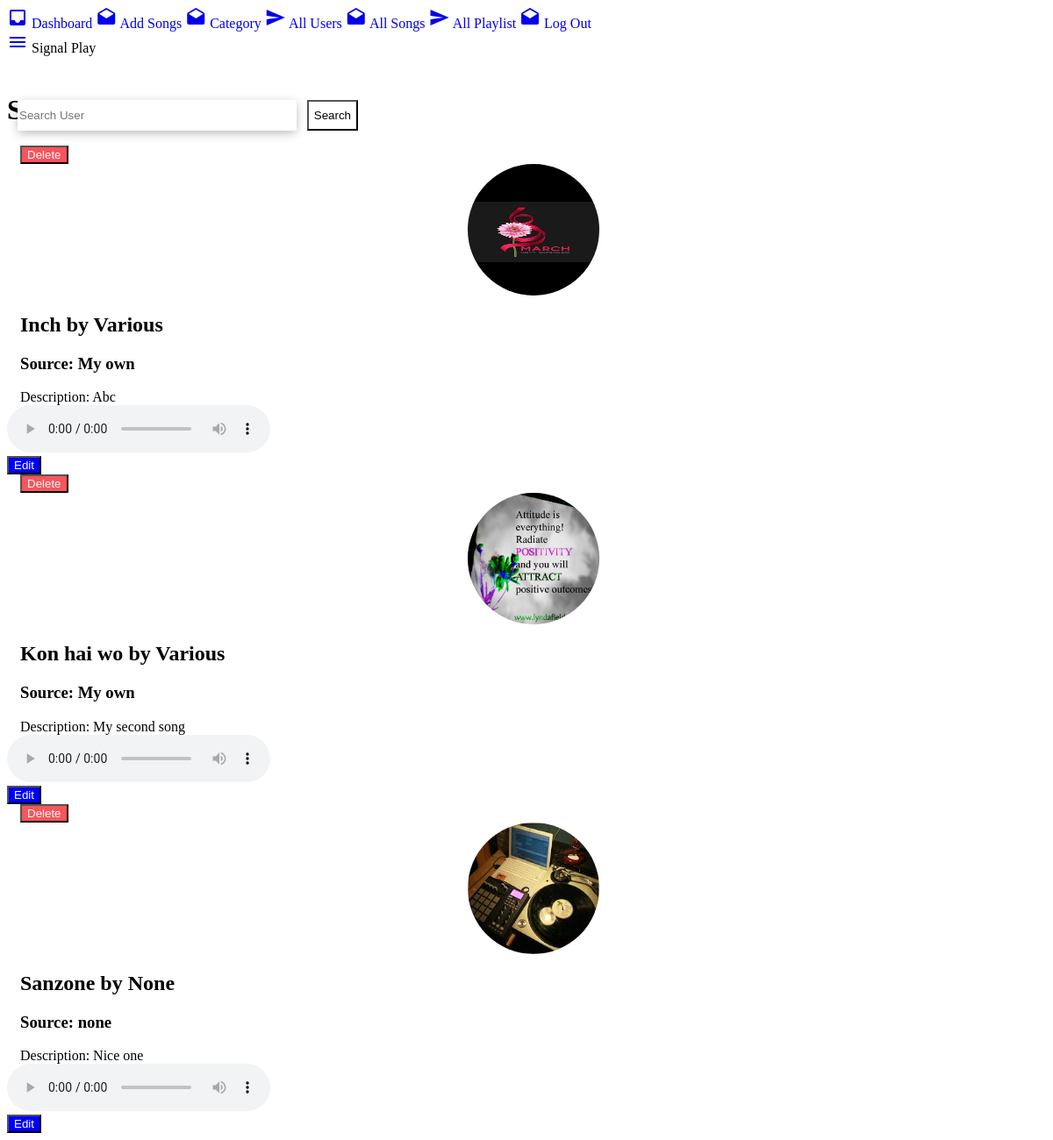
Page /admin/viewDetailUser.php?viewDetails=31 (signed in) on the committed database.
### tables this page shows
CREATE TABLE `songs` (
  `sId` int(3) NOT NULL,
  `uId` int(3) NOT NULL,
  `sSong` text NOT NULL,
  `sTitle` varchar(256) NOT NULL,
  `sArtist` varchar(256) NOT NULL,
  `sImage` text NOT NULL,
  `sSource` text NOT NULL,
  `sDescription` varchar(256) NOT NULL,
  `sDuration` varchar(256) NOT NULL
);

### admin/viewDetailUser.php (the view, shortened to what this page needs)
<?php
if(isset($_GET['viewDetails'])){
	$the_user_id = $_GET['viewDetails'];
}
include "db.php";
$query = "SELECT * FROM users WHERE uId = '$the_user_id'";
$select_user= mysqli_query($con,$query);
$rowcount1=mysqli_num_rows($select_user);
if ($rowcount1 != 0) {
	while($row1 = mysqli_fetch_assoc($select_user)){
		$uFirstName = $row1['uFirstName'];
		$uLastName = $row1['uLastName'];
	}
}
?>
<!DOCTYPE html>
<html>
<head>
	<link rel="stylesheet" type="text/css" href="https://unpkg.com/material-components-web@latest/dist/material-components-web.min.css">
	<link rel="stylesheet" href="./css/style.css">
	<link rel="stylesheet" type="text/css" href="../user/css/searchBox.css">
</head>
<body>
	<?php include "header.php"; ?>
	<div class="mdc-drawer-app-content">
		<?php include "navbar.php";  ?>
		<main class="main-content" id="main-content" style="margin-top: 50px;">
			<div class="mdc-top-app-bar--fixed-adjust">
				<h1>Songs by <?php echo $uFirstName . " " . $uLastName; ?>!</h1>
				<div class="mdc-layout-grid">
					<div class="mdc-layout-grid__inner">
						<?php
						$query = "SELECT * FROM songs WHERE uId = '$the_user_id'";
						$select_songs= mysqli_query($con,$query);
						$rowcount=mysqli_num_rows($select_songs);
						if ($rowcount != 0) {
							while($row = mysqli_fetch_assoc($select_songs)){
								$sId = $row['sId'];
								$sSong = $row['sSong'];
								$sTitle = $row['sTitle'];
								$sArtist = $row['sArtist'];
								$sImage = $row['sImage'];
								$sSource = $row['sSource'];
								$sDescription = $row['sDescription'];
								?>
								<div class="mdc-layout-grid__cell--span-4">
									<div class="mdc-card demo-card">
										<div class="mdc-card__primary-action demo-card__primary-action contentCard" tabindex="0">
											<div class="mdc-card__media mdc-card__media--8-3 demo-card__media userProfilePic">
												<?php
												echo "<a href='allSongs.php?deleteSong=$sId' onClick=\"javascript: return confirm('Are you sure you want to delete?');\"><button class='mdc-button mdc-card__action mdc-card__action--button blockButton ' style='background-color:#fb535b!important;'>Delete</button></a>";
												?>
												<img src="<?php echo $sImage; ?>" width="150px" height="150px">
											</div>
											<div class="demo-card__primary">
												<h2 class="demo-card__title mdc-typography mdc-typography--headline6"><?php echo $sTitle . " " . "by " . $sArtist ;?></h2>
												<h3 class="demo-card__subtitle mdc-typography mdc-typography--subtitle2">Source:  <?php echo $sSource; ?></h3>
											</div>
											<div class="demo-card__secondary mdc-typography mdc-typography--body2">
												Description: <?php echo $sDescription; ?>
											</div>
										</div>
										<div class="mdc-card__actions">
											<div class="mdc-card__action-buttons actionBlock">
												<audio controls style="padding-right: 5px;">
													<source id="audioSTARTMP3" src="<?php echo $sSong; ?>" type="audio/mpeg">
													</audio>
												</div>
												<?php
												echo "<a href='editSong.php?editSong=$sId'><button class='mdc-button mdc-card__action mdc-card__action--button blockButton'>Edit</button></a>";
												?>
											</div>
										</div>
									</div>
									<?php
								}
							}else{
								?>
								<div class="mdc-layout-grid__cell--span-4">
									<h3>No Songs uploaded by <?php echo $uFirstName . " " . $uLastName; ?>!</h3>
								</div>
								<?php
							}
							?>
						</div>
					</div>
				</div>
			</main>
		</div>
	</body>
	</html>

### admin/css/style.css (style rules this page uses)
.mdc-drawer-app-content { flex: auto; overflow: auto; }
.main-content { overflow: auto; height: 100%; }
.contentCard { padding-left: 15px; }
.blockButton { background-color: blue !important; color: #fff !important; }
.userProfilePic img { border-radius: 50%; margin-left: auto; margin-right: auto; display: block; }
a { text-decoration: none !important; }

### admin/viewDetailUser.php (style rules this page uses)
.mdc-layout-grid { padding-left: 0px; }

### rows in the picture
songs: sImage (picture), sTitle "Inch", sArtist "Various", sSource "My own", sDescription "Abc"
songs: sImage (picture), sTitle "Kon hai wo", sArtist "Various", sSource "My own", sDescription "My second song"
songs: sImage (picture), sTitle "Sanzone", sArtist "None", sSource "none", sDescription "Nice one"
